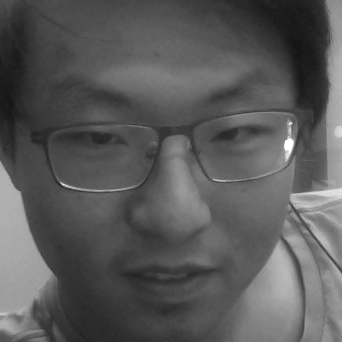
#> input picture cap.png, 342 x 342 px, given in place of the camera
$ python facialRecCV.py
#> lines starting #> are read from the running program, lines starting #| are printed output that depends on the picture
import cv2
import numpy as np

face_cas = cv2.CascadeClassifier('cascades/data/haarcascade_frontalface_alt2.xml') #the file you need to recoginze faces can be swapped out for the other ones in the data file

cap = cv2.VideoCapture(0) #Sets the video input to the main webcam

#Rescaling the video capture frame

def rescale_frame(frame, percent=75):
    width = int(frame.shape[1] * percent/ 100)
    height = int(frame.shape[0] * percent/ 100)
    dim = (width, height)
    return cv2.resize(frame, dim, interpolation =cv2.INTER_AREA)

#Actually displaying the video capture

while True:
    ret, frame = cap.read() #reads the video capture
#> frame is the input picture: shape (342, 342, 3); min 20, max 255, mean 89.7

    grey = cv2.cvtColor(frame, cv2.COLOR_BGR2GRAY)
    grey = rescale_frame(grey, 45)
    frame = rescale_frame(frame, 45)

    faces = face_cas.detectMultiScale(grey, scaleFactor=1.05, minNeighbors=5) #is what actually detects the face the numbers can be changed for more accuracy
#> faces = [[10, 13, 129, 129]]

    for (x, y, w, h) in faces: #x y  are the x and y positions of the bottom left of the face and w and h are the width and height
        roi_grey = grey[y:y+h, x:x+w] #combingin them gives the enitre region of the face. this one is grey scale
        roi_color = frame[y:y+h, x:x+w] #this one is in color
        grey_cap = "grey_cap.png"
        color_cap = "color_cap.png"
        #cv2.imwrite(grey_cap, roi_grey) #this saves the grey scale image
        #cv2.imwrite(color_cap, roi_color) #this saves the color image

        color = (255, 0, 0) #BGR. this is going to set the color of the box we are going to draw around the face
        stroke = 2 #this is the thickness of the lines that draw the box
        cv2.rectangle(frame, (x, y), (x+w, y+h), color, stroke) #draws the rectangle on the frame
#> this loop made 1 pass
#> (x, y, w, h, grey_cap, color_cap, color, stroke) on pass 1: (10, 13, 129, 129, 'grey_cap.png', 'color_cap.png', (255, 0, 0), 2)
#> pass 1, `roi_grey = grey[y:y+h, x:x+w]`:
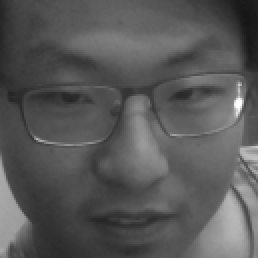
#> roi_grey: shape (129, 129) (shown 2 times larger); min 21, max 255, mean 87.9
#> after the loop:
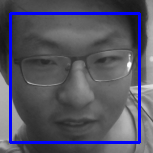
#> frame: shape (153, 153, 3); mean B, G, R 100.8, 84, 84


    cv2.imshow("frame", frame) #shows the regualar frame

    if cv2.waitKey(20) & 0xFF == ord('q'): #tells the window to quit when q is pressed
#> (key q is pressed here)
        break

#releases the capture when everything is done (idk what this does tho look it up later)
cap.release()
cv2.destroyAllWindows()
